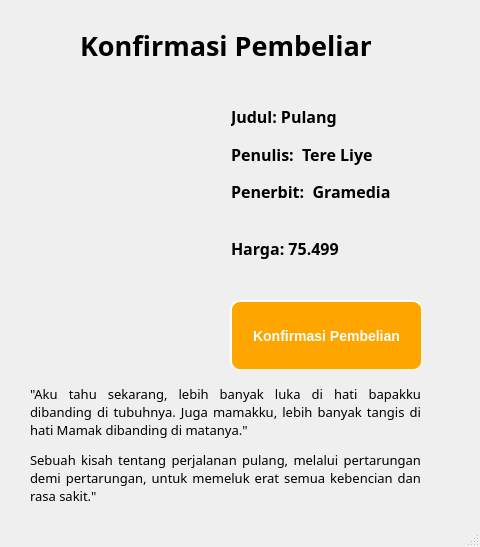
<?xml version="1.0" encoding="UTF-8"?>
<ui version="4.0">
 <class>KonfirmasiPulang</class>
 <widget class="QMainWindow" name="KonfirmasiPulang">
  <property name="geometry">
   <rect>
    <x>0</x>
    <y>0</y>
    <width>480</width>
    <height>547</height>
   </rect>
  </property>
  <property name="windowTitle">
   <string>MainWindow</string>
  </property>
  <widget class="QWidget" name="centralwidget">
   <widget class="QLabel" name="label_4">
    <property name="geometry">
     <rect>
      <x>30</x>
      <y>80</y>
      <width>193</width>
      <height>287</height>
     </rect>
    </property>
    <property name="styleSheet">
     <string notr="true"/>
    </property>
    <property name="text">
     <string/>
    </property>
    <property name="pixmap">
     <pixmap resource="Resources.qrc">:/img/img/buku9.png</pixmap>
    </property>
   </widget>
   <widget class="QLabel" name="label">
    <property name="geometry">
     <rect>
      <x>80</x>
      <y>10</y>
      <width>291</width>
      <height>71</height>
     </rect>
    </property>
    <property name="font">
     <font>
      <family>Goldplay</family>
      <pointsize>20</pointsize>
      <weight>75</weight>
      <bold>true</bold>
     </font>
    </property>
    <property name="text">
     <string>Konfirmasi Pembelian</string>
    </property>
   </widget>
   <widget class="QPushButton" name="pushButton_2">
    <property name="geometry">
     <rect>
      <x>230</x>
      <y>300</y>
      <width>193</width>
      <height>71</height>
     </rect>
    </property>
    <property name="font">
     <font>
      <pointsize>-1</pointsize>
      <weight>75</weight>
      <italic>false</italic>
      <bold>true</bold>
     </font>
    </property>
    <property name="styleSheet">
     <string notr="true">background-color: orange;
    border-style: outset;
    border-width: 2px;
    border-radius: 10px;
    border-color: beige;
    font: bold 14px;
	color:white;
    min-width: 10em;
    padding: 6px;</string>
    </property>
    <property name="text">
     <string>Konfirmasi Pembelian</string>
    </property>
   </widget>
   <widget class="QWidget" name="layoutWidget">
    <property name="geometry">
     <rect>
      <x>231</x>
      <y>101</y>
      <width>220</width>
      <height>163</height>
     </rect>
    </property>
    <property name="font">
     <font>
      <weight>75</weight>
      <bold>true</bold>
     </font>
    </property>
    <layout class="QGridLayout" name="gridLayout">
     <item row="1" column="0">
      <widget class="QLabel" name="penulis">
       <property name="font">
        <font>
         <family>Goldplay</family>
         <pointsize>12</pointsize>
         <weight>75</weight>
         <bold>true</bold>
        </font>
       </property>
       <property name="text">
        <string>Penulis:  Tere Liye</string>
       </property>
      </widget>
     </item>
     <item row="4" column="0">
      <widget class="QLabel" name="penulis_3">
       <property name="font">
        <font>
         <family>Goldplay</family>
         <pointsize>12</pointsize>
         <weight>75</weight>
         <bold>true</bold>
        </font>
       </property>
       <property name="text">
        <string>Harga: 75.499</string>
       </property>
      </widget>
     </item>
     <item row="0" column="0">
      <widget class="QLabel" name="judul">
       <property name="font">
        <font>
         <family>Goldplay</family>
         <pointsize>12</pointsize>
         <weight>75</weight>
         <bold>true</bold>
        </font>
       </property>
       <property name="text">
        <string>&lt;html&gt;&lt;head/&gt;&lt;body&gt;&lt;p&gt;Judul: Pulang&lt;/p&gt;&lt;/body&gt;&lt;/html&gt;</string>
       </property>
      </widget>
     </item>
     <item row="2" column="0">
      <widget class="QLabel" name="penulis_2">
       <property name="font">
        <font>
         <family>Goldplay</family>
         <pointsize>12</pointsize>
         <weight>75</weight>
         <bold>true</bold>
        </font>
       </property>
       <property name="text">
        <string>Penerbit:  Gramedia</string>
       </property>
      </widget>
     </item>
     <item row="3" column="0">
      <spacer name="horizontalSpacer">
       <property name="orientation">
        <enum>Qt::Horizontal</enum>
       </property>
       <property name="sizeHint" stdset="0">
        <size>
         <width>40</width>
         <height>20</height>
        </size>
       </property>
      </spacer>
     </item>
    </layout>
   </widget>
   <widget class="QLabel" name="label_2">
    <property name="geometry">
     <rect>
      <x>30</x>
      <y>360</y>
      <width>391</width>
      <height>171</height>
     </rect>
    </property>
    <property name="font">
     <font>
      <family>Goldplay</family>
      <pointsize>10</pointsize>
     </font>
    </property>
    <property name="text">
     <string>&lt;html&gt;&lt;head/&gt;&lt;body&gt;&lt;p align=&quot;justify&quot;&gt;&amp;quot;Aku tahu sekarang, lebih banyak luka di hati bapakku dibanding di tubuhnya. Juga mamakku, lebih banyak tangis di hati Mamak dibanding di matanya.&amp;quot;&lt;/p&gt;&lt;p align=&quot;justify&quot;&gt;Sebuah kisah tentang perjalanan pulang, melalui pertarungan demi pertarungan, untuk memeluk erat semua kebencian dan rasa sakit.&amp;quot;&lt;/p&gt;&lt;/body&gt;&lt;/html&gt;</string>
    </property>
    <property name="textFormat">
     <enum>Qt::RichText</enum>
    </property>
    <property name="scaledContents">
     <bool>false</bool>
    </property>
    <property name="wordWrap">
     <bool>true</bool>
    </property>
    <property name="margin">
     <number>1</number>
    </property>
   </widget>
  </widget>
  <widget class="QMenuBar" name="menubar">
   <property name="geometry">
    <rect>
     <x>0</x>
     <y>0</y>
     <width>480</width>
     <height>21</height>
    </rect>
   </property>
  </widget>
  <widget class="QStatusBar" name="statusbar"/>
 </widget>
 <resources>
  <include location="Resources.qrc"/>
 </resources>
 <connections/>
</ui>
